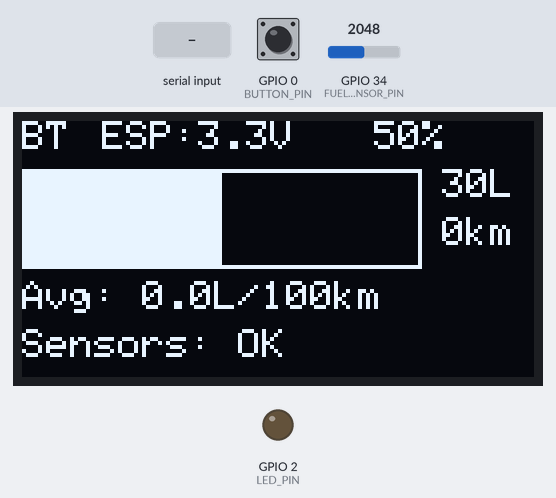
The sketch below on a simulated ESP32. Parts: 128×64 one-colour display, output pins drawn as LEDs (lit = HIGH). The inputs (shaded band) are chosen by the test bench; at power-on: GPIO 0 (BUTTON_PIN) HIGH, GPIO 34 (FUEL_SENSOR_PIN) = 2048. EEPROM starts erased; nothing arrives over Bluetooth unless stated; what the sketch prints to the serial monitor is not drawn.

Above: at 3.2 s.
3.3 s: GPIO 0 (BUTTON_PIN) pulled LOW for 3.2 s
At 5.9 s:
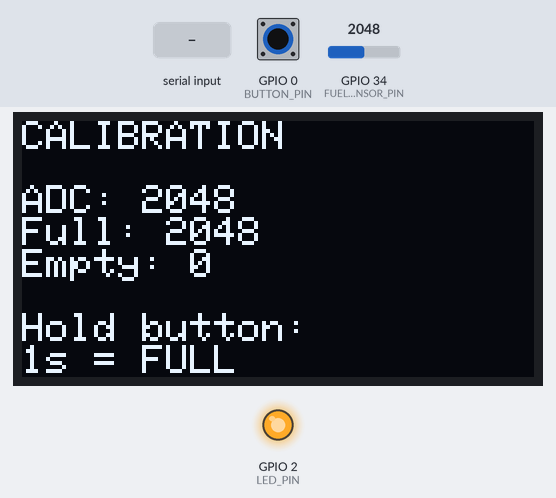
8.6 s: GPIO 34 (FUEL_SENSOR_PIN) set to 2005
At 9.6 s:
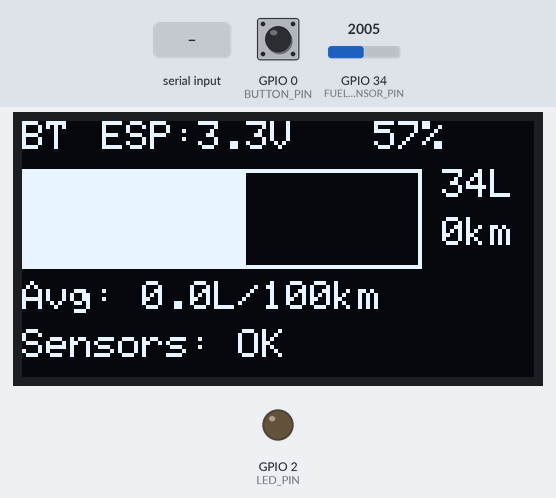
10.8 s: GPIO 0 (BUTTON_PIN) pulled LOW for 0.15 s
At 12.2 s:
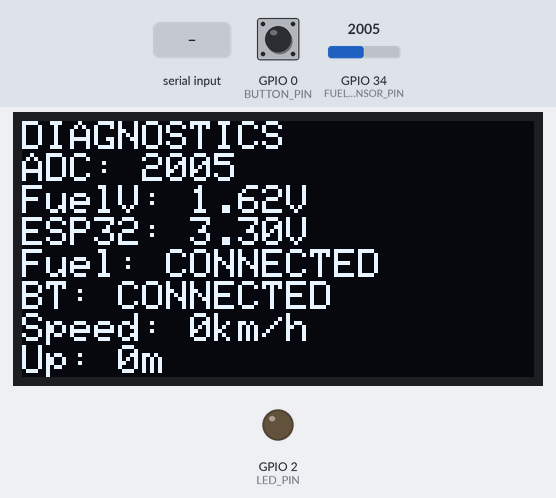
13.0 s: "SPEED:90\n" received over the second serial link
At 14.8 s:
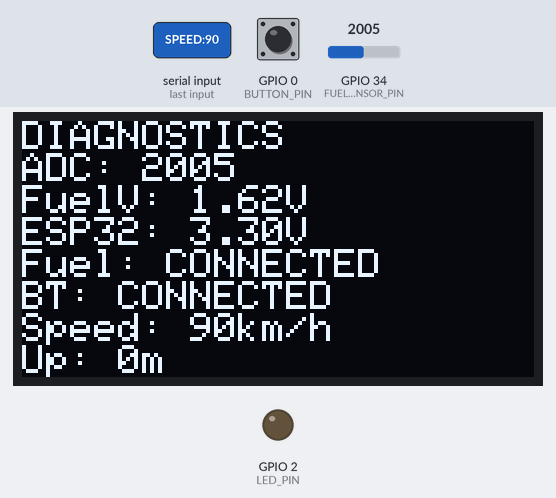
15.2 s: GPIO 34 (FUEL_SENSOR_PIN) set to 1228
At 17.4 s:
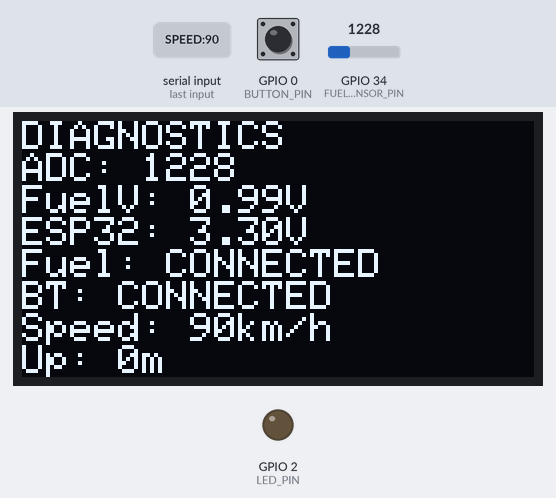
18.2 s: GPIO 0 (BUTTON_PIN) pulled LOW for 0.15 s
At 20.7 s:
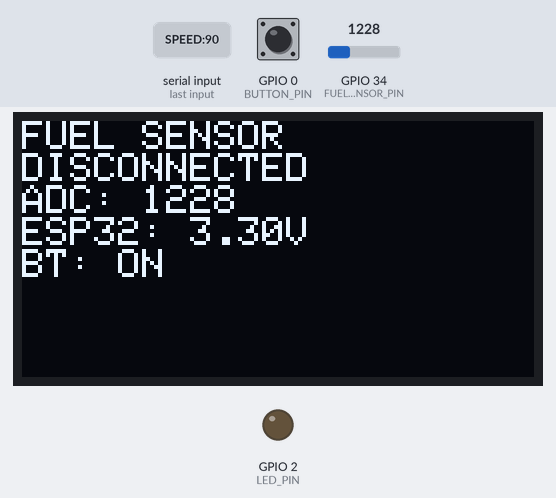
Timing chart, 0 to 21.7 s (numbered marks = the images above; inputs shaded):
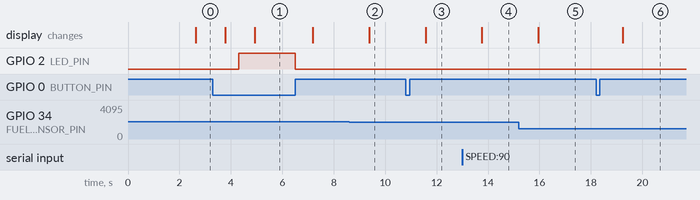

The sketch:

CarFuelMonitor.ino
```cpp
/*
 * Car Fuel Monitor - ESP32 v1.2.0
 * Fuel monitoring with auto-save and range calculation
 * Author: GradusXaker
 */

#include <Wire.h>
#include <Adafruit_GFX.h>
#include <Adafruit_SSD1306.h>
#include <BluetoothSerial.h>
#include <EEPROM.h>

// Пинов
#define FUEL_SENSOR_PIN 34
#define BUTTON_PIN 0
#define LED_PIN 2

// OLED
#define SCREEN_WIDTH 128
#define SCREEN_HEIGHT 64
#define OLED_RESET -1
#define SCREEN_ADDRESS 0x3C

// Bluetooth
#define BT_DEVICE_NAME "CarFuelMonitor"

// EEPROM адреса
#define EEPROM_SIZE 512
#define EEPROM_CALIB_FULL 0
#define EEPROM_CALIB_EMPTY 4
#define EEPROM_TANK_CAPACITY 8
#define EEPROM_FUEL_LEVEL 12
#define EEPROM_DISTANCE 16
#define EEPROM_TOTAL_USED 20
#define EEPROM_LAST_SAVE 24
#define EEPROM_MAGIC 28

#define EEPROM_MAGIC_VALUE 0x42

// Интервалы
#define UPDATE_INTERVAL 1000
#define AVG_SAMPLES 10
#define AUTO_SAVE_INTERVAL 60000  // Сохранение каждые 60 сек
#define ESP32_SUPPLY_VOLTAGE 3.30f
#define ADC_MAX_VALUE 4095.0f
#define SENSOR_DISCONNECT_MARGIN 250
#define SENSOR_DISCONNECT_CONFIRM_MS 3000
#define SHORT_PRESS_MAX_MS 800

// Глобальные объекты
Adafruit_SSD1306 display(SCREEN_WIDTH, SCREEN_HEIGHT, &Wire, OLED_RESET);
BluetoothSerial SerialBT;

// Переменные
float fuelLevel = 0;
float fuelLiters = 0;
float fuelConsumption = 0;
float distanceTraveled = 0;
float totalFuelUsed = 0;
int calibFull = 4095;
int calibEmpty = 0;
float tankCapacity = 60;
float rangeKm = 0;           // Запас хода км
float avgConsumption = 0;    // Средний расход
unsigned long lastSaveTime = 0;
bool isCalibrating = false;
unsigned long calibrationStart = 0;
unsigned long lastUpdate = 0;
bool bluetoothConnected = false;
bool displayFound = false;
float phoneSpeed = 0;
int lastAdcValue = 0;
float fuelSensorVoltage = 0;
bool fuelSensorConnected = true;
bool allSensorsConnected = true;
unsigned long sensorFaultStart = 0;
bool buttonPressed = false;
unsigned long buttonPressStart = 0;
bool pressDidFull = false;
bool pressDidHalf = false;
bool pressDidEmpty = false;
bool pressDidReset = false;
uint8_t displayMode = 0;  // 0 = main, 1 = diagnostics

void updateSensorConnectionStatus(int adcValue) {
  fuelSensorVoltage = (adcValue / ADC_MAX_VALUE) * ESP32_SUPPLY_VOLTAGE;

  int lowLimit = max(0, calibEmpty - SENSOR_DISCONNECT_MARGIN);
  int highLimit = min(4095, calibFull + SENSOR_DISCONNECT_MARGIN);
  bool outOfRange = adcValue < lowLimit || adcValue > highLimit;

  if (outOfRange) {
    if (sensorFaultStart == 0) sensorFaultStart = millis();
    if (millis() - sensorFaultStart >= SENSOR_DISCONNECT_CONFIRM_MS) {
      fuelSensorConnected = false;
    }
  } else {
    sensorFaultStart = 0;
    fuelSensorConnected = true;
  }

  allSensorsConnected = fuelSensorConnected;

  static bool lastState = true;
  if (lastState != fuelSensorConnected) {
    Serial.println(fuelSensorConnected ? F("Sensors: OK") : F("Fuel sensor: DISCONNECTED"));
    lastState = fuelSensorConnected;
  }
}

// Чтение калибровки из EEPROM
void loadFromEEPROM() {
  // Проверка валидности данных
  if (EEPROM.readByte(EEPROM_MAGIC) != EEPROM_MAGIC_VALUE) {
    Serial.println(F("EEPROM empty"));
    return;
  }

  calibFull = EEPROM.readInt(EEPROM_CALIB_FULL);
  calibEmpty = EEPROM.readInt(EEPROM_CALIB_EMPTY);
  tankCapacity = EEPROM.readFloat(EEPROM_TANK_CAPACITY);
  fuelLevel = EEPROM.readFloat(EEPROM_FUEL_LEVEL);
  distanceTraveled = EEPROM.readFloat(EEPROM_DISTANCE);
  totalFuelUsed = EEPROM.readFloat(EEPROM_TOTAL_USED);
  lastSaveTime = EEPROM.readULong(EEPROM_LAST_SAVE);

  // Проверка на невалидные значения
  if (calibFull < 1000 || calibFull > 4095) calibFull = 4095;
  if (calibEmpty < 0 || calibEmpty > 1000) calibEmpty = 0;
  if (tankCapacity < 10 || tankCapacity > 200) tankCapacity = 60;
  if (fuelLevel < 0 || fuelLevel > 100) fuelLevel = 0;

  Serial.println("EEPROM loaded:");
  Serial.print("  Full: "); Serial.println(calibFull);
  Serial.print("  Empty: "); Serial.println(calibEmpty);
  Serial.print("  Tank: "); Serial.print(tankCapacity); Serial.println("L");
  Serial.print("  Fuel: "); Serial.print(fuelLevel, 1); Serial.println("%");
  Serial.print("  Distance: "); Serial.print(distanceTraveled, 0); Serial.println("km");
}

// Сохранение в EEPROM
void saveToEEPROM() {
  EEPROM.writeByte(EEPROM_MAGIC, EEPROM_MAGIC_VALUE);
  EEPROM.writeInt(EEPROM_CALIB_FULL, calibFull);
  EEPROM.writeInt(EEPROM_CALIB_EMPTY, calibEmpty);
  EEPROM.writeFloat(EEPROM_TANK_CAPACITY, tankCapacity);
  EEPROM.writeFloat(EEPROM_FUEL_LEVEL, fuelLevel);
  EEPROM.writeFloat(EEPROM_DISTANCE, distanceTraveled);
  EEPROM.writeFloat(EEPROM_TOTAL_USED, totalFuelUsed);
  EEPROM.writeULong(EEPROM_LAST_SAVE, millis() / 1000);
  EEPROM.commit();

  Serial.println(F("EEPROM saved"));
}

// Чтение датчика
int readFuelSensor() {
  int sum = 0;
  for (int i = 0; i < AVG_SAMPLES; i++) {
    sum += analogRead(FUEL_SENSOR_PIN);
    delay(5);
  }
  return sum / AVG_SAMPLES;
}

// Расчет уровня топлива
float calculateFuelLevel(int adcValue) {
  if (adcValue > calibFull) adcValue = calibFull;
  if (adcValue < calibEmpty) adcValue = calibEmpty;

  float range = calibFull - calibEmpty;
  if (range <= 0) range = 1;

  float percent = ((float)(adcValue - calibEmpty) / range) * 100.0;

  if (percent < 0) percent = 0;
  if (percent > 100) percent = 100;

  return percent;
}

// Расчет запаса хода
void calculateRange() {
  fuelLiters = (fuelLevel / 100.0) * tankCapacity;

  if (fuelConsumption > 0) {
    rangeKm = (fuelLiters / fuelConsumption) * 100.0;
  } else {
    rangeKm = 0;
  }

  // Расчет среднего расхода
  if (distanceTraveled > 10 && totalFuelUsed > 0) {
    avgConsumption = (totalFuelUsed / distanceTraveled) * 100.0;
  }
}

// Обновление данных
void updateFuelData() {
  int adcValue = readFuelSensor();
  lastAdcValue = adcValue;
  updateSensorConnectionStatus(adcValue);

  if (!fuelSensorConnected) {
    Serial.printf("ADC: %d | Fuel sensor disconnected\n", adcValue);
    return;
  }

  float lastFuelLevel = fuelLevel;
  fuelLevel = calculateFuelLevel(adcValue);

  // Если уровень изменился больше чем на 1%
  if (abs(lastFuelLevel - fuelLevel) > 1.0) {
    fuelLiters = (fuelLevel / 100.0) * tankCapacity;

    // Если уровень упал - записываем расход
    if (lastFuelLevel > fuelLevel + 2.0) {  // +2% гистерезис
      float usedLiters = ((lastFuelLevel - fuelLevel) / 100.0) * tankCapacity;
      totalFuelUsed += usedLiters;
      Serial.print("Fuel used: "); Serial.print(usedLiters, 2); Serial.println("L");
    }
    // Если уровень вырос - это заправка
    else if (fuelLevel > lastFuelLevel + 5.0) {  // +5% считаем заправкой
      Serial.print("REFUEL: "); Serial.println(fuelLevel - lastFuelLevel, 1);
      // Не сбрасываем totalFuelUsed, сохраняем историю
    }
  }

  calculateRange();

  // Авто-сохранение
  if (millis() - lastSaveTime >= AUTO_SAVE_INTERVAL) {
    saveToEEPROM();
    lastSaveTime = millis();
  }

  Serial.printf("ADC: %d | Level: %.1f%% | Range: %.0f km\n", adcValue, fuelLevel, rangeKm);
}

// Расчет расхода
void calculateConsumption() {
  // Реальный пробег по скорости с телефона (км/ч)
  static unsigned long lastDistanceCalc = 0;
  if (lastDistanceCalc == 0) {
    lastDistanceCalc = millis();
  }

  unsigned long now = millis();
  float hours = (now - lastDistanceCalc) / 3600000.0;
  lastDistanceCalc = now;

  if (phoneSpeed > 0 && phoneSpeed < 300) {
    distanceTraveled += phoneSpeed * hours;

    // Сохранение примерно каждые 10 км
    static int lastSavedKm = 0;
    if (((int)distanceTraveled - lastSavedKm) >= 10) {
      saveToEEPROM();
      lastSavedKm = (int)distanceTraveled;
    }
  }

  if (distanceTraveled > 0 && totalFuelUsed > 0) {
    fuelConsumption = (totalFuelUsed / distanceTraveled) * 100.0;
  } else {
    fuelConsumption = 0;
  }
}

// Отрисовка
void drawDisplay() {
  if (!displayFound) return;

  if (isCalibrating) {
    display.clearDisplay();
    display.setCursor(0, 0);
    display.println("CALIBRATION");
    display.println("");
    display.print("ADC: ");
    display.println(readFuelSensor());
    display.print("Full: ");
    display.println(calibFull);
    display.print("Empty: ");
    display.println(calibEmpty);
    display.println("");
    display.println("Hold button:");
    display.println("1s = FULL");
    display.println("3s = HALF");
    display.println("5s = EMPTY");
    display.print("Time: ");
    display.print((millis() - calibrationStart) / 1000);
    display.print("s");
    display.display();
    return;
  }

  if (displayMode == 1) {
    display.clearDisplay();
    display.setCursor(0, 0);
    display.println("DIAGNOSTICS");
    display.print("ADC: ");
    display.println(lastAdcValue);
    display.print("FuelV: ");
    display.print(fuelSensorVoltage, 2);
    display.println("V");
    display.print("ESP32: ");
    display.print(ESP32_SUPPLY_VOLTAGE, 2);
    display.println("V");
    display.print("Fuel: ");
    display.println(fuelSensorConnected ? "CONNECTED" : "NO CONTACT");
    display.print("BT: ");
    display.println(bluetoothConnected ? "CONNECTED" : "OFF");
    display.print("Speed: ");
    display.print(phoneSpeed, 0);
    display.println("km/h");
    display.print("Up: ");
    display.print(millis() / 60000);
    display.println("m");
    display.display();
    return;
  }

  display.clearDisplay();

  if (!fuelSensorConnected) {
    display.setCursor(0, 0);
    display.println("FUEL SENSOR");
    display.println("DISCONNECTED");
    display.print("ADC: ");
    display.println(lastAdcValue);
    display.print("ESP32: ");
    display.print(ESP32_SUPPLY_VOLTAGE, 2);
    display.println("V");
    display.print("BT: ");
    display.println(bluetoothConnected ? "ON" : "OFF");
    display.display();
    return;
  }

  // Строка 1: Bluetooth и время работы
  if (bluetoothConnected) {
    display.setCursor(0, 0);
    display.print("BT");
  }
  display.setCursor(20, 0);
  display.print("ESP:");
  display.print(ESP32_SUPPLY_VOLTAGE, 1);
  display.print("V");

  // Строка 2: Уровень топлива
  display.setCursor(88, 0);
  display.print((int)fuelLevel);
  display.print("%");

  // Бак
  display.drawRect(0, 12, 100, 25, SSD1306_WHITE);
  int fillWidth = (int)((98.0 * fuelLevel) / 100.0);
  display.fillRect(1, 13, fillWidth, 23, SSD1306_WHITE);

  // Литры
  display.setCursor(105, 12);
  display.print(fuelLiters, 0);
  display.print("L");

  // Запас хода
  display.setCursor(105, 24);
  display.print(rangeKm, 0);
  display.print("km");

  // Строка 3: Расход и пробег
  display.setCursor(0, 40);
  display.print("Avg: ");
  display.print(avgConsumption > 0 ? avgConsumption : fuelConsumption, 1);
  display.print("L/100km");

  display.setCursor(0, 52);
  display.print("Sensors: ");
  display.print(allSensorsConnected ? "OK" : "CHECK");

  display.display();
}

// Bluetooth данные
void sendBluetoothData() {
  if (!bluetoothConnected) return;

  String json = "{";
  json += "\"fuel_level\":" + String(fuelLevel, 1);
  json += ",\"fuel_liters\":" + String(fuelLiters, 1);
  json += ",\"consumption\":" + String(fuelConsumption, 1);
  json += ",\"avg_consumption\":" + String(avgConsumption, 1);
  json += ",\"range_km\":" + String(rangeKm, 0);
  json += ",\"distance\":" + String(distanceTraveled, 1);
  json += ",\"total_used\":" + String(totalFuelUsed, 1);
  json += ",\"adc\":" + String(lastAdcValue);
  json += ",\"tank\":" + String(tankCapacity);
  json += ",\"calib_full\":" + String(calibFull);
  json += ",\"calib_empty\":" + String(calibEmpty);
  json += ",\"sensor_connected\":" + String(fuelSensorConnected ? 1 : 0);
  json += ",\"sensor_voltage\":" + String(fuelSensorVoltage, 2);
  json += ",\"esp_voltage\":" + String(ESP32_SUPPLY_VOLTAGE, 2);
  json += ",\"display_mode\":" + String(displayMode);
  json += "}";
  SerialBT.println(json);
}

// Обработка команд
void processBluetoothCommand(String cmd) {
  Serial.println("BT: " + cmd);

  if (cmd == "GET_STATUS") {
    sendBluetoothData();
  }
  else if (cmd == "SET_FULL") {
    calibFull = readFuelSensor();
    if (calibFull <= calibEmpty + 100) {
      calibFull = calibEmpty + 100;
    }
    if (calibFull > 4095) calibFull = 4095;
    fuelLevel = 100;
    saveToEEPROM();
    SerialBT.println("OK: Full=" + String(calibFull));
  }
  else if (cmd == "SET_HALF") {
    int adcHalf = readFuelSensor();
    calibEmpty = adcHalf - (calibFull - adcHalf);
    if (calibEmpty < 0) calibEmpty = 0;
    if (calibEmpty >= calibFull - 100) calibEmpty = calibFull - 100;
    fuelLevel = 50;
    saveToEEPROM();
    SerialBT.println("OK: Half calibrated");
  }
  else if (cmd == "SET_EMPTY") {
    calibEmpty = readFuelSensor();
    if (calibEmpty >= calibFull - 100) {
      calibEmpty = calibFull - 100;
    }
    if (calibEmpty < 0) calibEmpty = 0;
    fuelLevel = 0;
    saveToEEPROM();
    SerialBT.println("OK: Empty=" + String(calibEmpty));
  }
  else if (cmd == "RESET_STATS") {
    distanceTraveled = 0;
    totalFuelUsed = 0;
    saveToEEPROM();
    SerialBT.println("OK: Stats reset");
  }
  else if (cmd.startsWith("SET_TANK:")) {
    float cap = cmd.substring(9).toFloat();
    if (cap > 10 && cap < 200) {
      tankCapacity = cap;
      saveToEEPROM();
      SerialBT.println("OK: Tank=" + String(cap) + "L");
    }
  }
  else if (cmd == "HELP") {
    SerialBT.println("Commands: GET_STATUS, SET_FULL, SET_HALF, SET_EMPTY, RESET_STATS, SET_TANK:XX, HELP");
  }
}

// Кнопка
void checkButton() {
  bool pressedNow = (digitalRead(BUTTON_PIN) == LOW);

  if (pressedNow && !buttonPressed) {
    buttonPressed = true;
    buttonPressStart = millis();
    calibrationStart = buttonPressStart;
    isCalibrating = true;
    pressDidFull = false;
    pressDidHalf = false;
    pressDidEmpty = false;
    pressDidReset = false;
  }

  if (pressedNow && buttonPressed) {
    unsigned long holdTime = millis() - buttonPressStart;

    if (holdTime >= 1000) {
      digitalWrite(LED_PIN, HIGH);
    }

    if (holdTime >= 1000 && !pressDidFull) {
      calibFull = readFuelSensor();
      if (calibFull <= calibEmpty + 100) {
        calibFull = calibEmpty + 100;
      }
      if (calibFull > 4095) calibFull = 4095;
      fuelLevel = 100;
      saveToEEPROM();
      Serial.println(F("FULL calibrated"));
      pressDidFull = true;
    }

    if (holdTime >= 3000 && !pressDidHalf) {
      int adcHalf = readFuelSensor();
      calibEmpty = adcHalf - (calibFull - adcHalf);
      if (calibEmpty < 0) calibEmpty = 0;
      if (calibEmpty >= calibFull - 100) calibEmpty = calibFull - 100;
      fuelLevel = 50;
      saveToEEPROM();
      Serial.println(F("HALF calibrated"));
      pressDidHalf = true;
    }

    if (holdTime >= 5000 && !pressDidEmpty) {
      calibEmpty = readFuelSensor();
      if (calibEmpty >= calibFull - 100) {
        calibEmpty = calibFull - 100;
      }
      if (calibEmpty < 0) calibEmpty = 0;
      fuelLevel = 0;
      saveToEEPROM();
      Serial.println(F("EMPTY calibrated"));
      pressDidEmpty = true;
    }

    if (holdTime >= 7000 && !pressDidReset) {
      calibFull = 4095;
      calibEmpty = 0;
      distanceTraveled = 0;
      totalFuelUsed = 0;
      saveToEEPROM();
      Serial.println(F("RESET"));
      pressDidReset = true;
    }
  }

  if (!pressedNow && buttonPressed) {
    unsigned long holdTime = millis() - buttonPressStart;
    bool didCalibration = pressDidFull || pressDidHalf || pressDidEmpty || pressDidReset;

    if (!didCalibration && holdTime <= SHORT_PRESS_MAX_MS) {
      displayMode = (displayMode == 0) ? 1 : 0;
      Serial.println(displayMode == 0 ? F("Screen: MAIN") : F("Screen: DIAGNOSTICS"));
    }

    buttonPressed = false;
    isCalibrating = false;
    digitalWrite(LED_PIN, LOW);
  }
}

void setup() {
  Serial.begin(115200);
  Serial.println("\n\nCar Fuel Monitor v1.2.0");
  Serial.println("========================");

  pinMode(FUEL_SENSOR_PIN, INPUT);
  pinMode(BUTTON_PIN, INPUT_PULLUP);
  pinMode(LED_PIN, OUTPUT);
  digitalWrite(LED_PIN, LOW);

  EEPROM.begin(EEPROM_SIZE);
  loadFromEEPROM();

  Wire.begin(21, 22);

  if (display.begin(SSD1306_SWITCHCAPVCC, SCREEN_ADDRESS)) {
    displayFound = true;
    display.setTextSize(1);
    display.setTextColor(SSD1306_WHITE);
    display.clearDisplay();
    Serial.println(F("OLED OK"));
  } else {
    displayFound = false;
    Serial.println(F("OLED NOT FOUND"));
  }

  SerialBT.begin(BT_DEVICE_NAME);
  Serial.print(F("BT: ")); Serial.println(BT_DEVICE_NAME);

  if (displayFound) {
    display.println("Car Fuel Monitor");
    display.println("Version 1.2.0");
    display.println("Tank: " + String(tankCapacity) + "L");
    display.println("Loading...");
    display.display();
    delay(1500);
  }

  // Первичный расчет
  calculateRange();

  lastUpdate = millis();
  lastSaveTime = millis();

  Serial.println("Setup complete");
  Serial.println("========================\n");
}

void loop() {
  checkButton();

  if (millis() - lastUpdate >= UPDATE_INTERVAL) {
    updateFuelData();
    calculateConsumption();
    drawDisplay();
    sendBluetoothData();
    lastUpdate = millis();
  }

  if (SerialBT.available()) {
    String cmd = SerialBT.readStringUntil('\n');
    cmd.trim();
    if (cmd.startsWith("SPEED:")) { processSpeedCommand(cmd); } else if (cmd.length() > 0) {
      processBluetoothCommand(cmd);
    }
  }

  bool btState = SerialBT.connected();
  if (btState != bluetoothConnected) {
    bluetoothConnected = btState;
    Serial.println(btState ? F("BT Connected") : F("BT Disconnected"));
  }

  delay(10);
}

void processSpeedCommand(String cmd) {
  if (cmd.startsWith("SPEED:")) {
    phoneSpeed = cmd.substring(6).toFloat();
    if (phoneSpeed < 0) phoneSpeed = 0;
    if (phoneSpeed > 300) phoneSpeed = 300;
    Serial.println("Phone speed: " + String(phoneSpeed) + " km/h");
  }
}
```

Measured:
- the behaviour switches between 2048 and 2047 on GPIO 34 (FUEL_SENSOR_PIN) (found by bisection; images 1 and 2)
- after the input at 3.3 s, GPIO 2 (LED_PIN): LOW → HIGH after 1.0 s, → LOW 2.2 s later; the display: first changes after 0.48 s (image 1 shows a later state)
- after the input at 8.6 s, the display: changes after 0.78 s (image 2)
- after the input at 10.8 s, the display: changes after 0.77 s (image 3)
- after the input at 13.0 s, the display: changes after 0.76 s (image 4)
- after the input at 15.2 s, the display: changes after 0.75 s (image 5)
- after the input at 18.2 s, the display: changes after 1.0 s (image 6)
